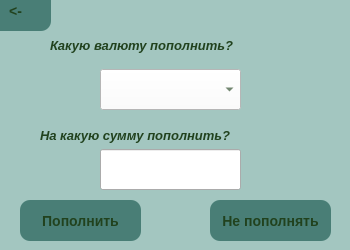
<?xml version="1.0" encoding="UTF-8"?>
<ui version="4.0">
 <class>Form</class>
 <widget class="QWidget" name="Form">
  <property name="geometry">
   <rect>
    <x>0</x>
    <y>0</y>
    <width>350</width>
    <height>250</height>
   </rect>
  </property>
  <property name="minimumSize">
   <size>
    <width>350</width>
    <height>250</height>
   </size>
  </property>
  <property name="maximumSize">
   <size>
    <width>350</width>
    <height>250</height>
   </size>
  </property>
  <property name="windowTitle">
   <string>Form</string>
  </property>
  <property name="styleSheet">
   <string notr="true"/>
  </property>
  <widget class="QLabel" name="label">
   <property name="geometry">
    <rect>
     <x>50</x>
     <y>30</y>
     <width>371</width>
     <height>31</height>
    </rect>
   </property>
   <property name="styleSheet">
    <string notr="true">color:#21421e;</string>
   </property>
   <property name="text">
    <string>&lt;html&gt;&lt;head/&gt;&lt;body&gt;&lt;p&gt;&lt;span style=&quot; font-size:10pt; font-weight:600; font-style:italic;&quot;&gt;Какую валюту пополнить?&lt;/span&gt;&lt;/p&gt;&lt;/body&gt;&lt;/html&gt;</string>
   </property>
  </widget>
  <widget class="QComboBox" name="comboBox_deposit">
   <property name="geometry">
    <rect>
     <x>100</x>
     <y>69</y>
     <width>141</width>
     <height>41</height>
    </rect>
   </property>
   <property name="cursor">
    <cursorShape>PointingHandCursor</cursorShape>
   </property>
   <property name="styleSheet">
    <string notr="true">background-color: white;
color:#21421e;</string>
   </property>
   <item>
    <property name="text">
     <string/>
    </property>
   </item>
   <item>
    <property name="text">
     <string>RUB</string>
    </property>
   </item>
   <item>
    <property name="text">
     <string>EUR</string>
    </property>
   </item>
   <item>
    <property name="text">
     <string>USD</string>
    </property>
   </item>
   <item>
    <property name="text">
     <string>BTC</string>
    </property>
   </item>
   <item>
    <property name="text">
     <string>ETH</string>
    </property>
   </item>
  </widget>
  <widget class="QLabel" name="label_2">
   <property name="geometry">
    <rect>
     <x>-10</x>
     <y>-30</y>
     <width>441</width>
     <height>331</height>
    </rect>
   </property>
   <property name="styleSheet">
    <string notr="true">background-color:#a3c6c0;
color:#20603d;
border-stule:outset;
border-width:2px;
border-radius:10px;
border-color:white;
font:bold 14px;
padding:10px;
min-width:10px;
</string>
   </property>
   <property name="text">
    <string/>
   </property>
  </widget>
  <widget class="QLabel" name="label_3">
   <property name="geometry">
    <rect>
     <x>40</x>
     <y>120</y>
     <width>351</width>
     <height>31</height>
    </rect>
   </property>
   <property name="styleSheet">
    <string notr="true">color:#21421e;</string>
   </property>
   <property name="text">
    <string>&lt;html&gt;&lt;head/&gt;&lt;body&gt;&lt;p&gt;&lt;span style=&quot; font-size:10pt; font-weight:600; font-style:italic;&quot;&gt;На какую сумму пополнить?&lt;/span&gt;&lt;/p&gt;&lt;/body&gt;&lt;/html&gt;</string>
   </property>
  </widget>
  <widget class="QLineEdit" name="lineEdit_deposit">
   <property name="geometry">
    <rect>
     <x>100</x>
     <y>149</y>
     <width>141</width>
     <height>41</height>
    </rect>
   </property>
   <property name="styleSheet">
    <string notr="true">
color:#21421e;</string>
   </property>
  </widget>
  <widget class="QPushButton" name="dtposit_btn">
   <property name="geometry">
    <rect>
     <x>20</x>
     <y>200</y>
     <width>121</width>
     <height>41</height>
    </rect>
   </property>
   <property name="cursor">
    <cursorShape>PointingHandCursor</cursorShape>
   </property>
   <property name="styleSheet">
    <string notr="true">background-color:#497e76;
color:#21421e;
border-stule:outset;
border-width:2px;
border-radius:10px;
border-color:white;
font:bold 14px;
padding:10px;
min-width:10px;
</string>
   </property>
   <property name="text">
    <string>Пополнить</string>
   </property>
  </widget>
  <widget class="QPushButton" name="No_deposit_btn">
   <property name="geometry">
    <rect>
     <x>210</x>
     <y>200</y>
     <width>121</width>
     <height>41</height>
    </rect>
   </property>
   <property name="cursor">
    <cursorShape>PointingHandCursor</cursorShape>
   </property>
   <property name="styleSheet">
    <string notr="true">background-color:#497e76;
color:#21421e;
border-stule:outset;
border-width:2px;
border-radius:10px;
border-color:white;
font:bold 14px;
padding:10px;
min-width:10px;
</string>
   </property>
   <property name="text">
    <string>Не пополнять</string>
   </property>
  </widget>
  <widget class="QPushButton" name="back">
   <property name="geometry">
    <rect>
     <x>-20</x>
     <y>-10</y>
     <width>71</width>
     <height>41</height>
    </rect>
   </property>
   <property name="cursor">
    <cursorShape>PointingHandCursor</cursorShape>
   </property>
   <property name="styleSheet">
    <string notr="true">background-color:#497e76;
color:#21421e;
border-stule:outset;
border-width:2px;
border-radius:10px;
border-color:white;
font:bold 14px;
padding:10px;
min-width:10px;
</string>
   </property>
   <property name="text">
    <string>&lt;-</string>
   </property>
  </widget>
  <zorder>label_2</zorder>
  <zorder>label</zorder>
  <zorder>comboBox_deposit</zorder>
  <zorder>label_3</zorder>
  <zorder>lineEdit_deposit</zorder>
  <zorder>dtposit_btn</zorder>
  <zorder>No_deposit_btn</zorder>
  <zorder>back</zorder>
 </widget>
 <resources/>
 <connections/>
</ui>
